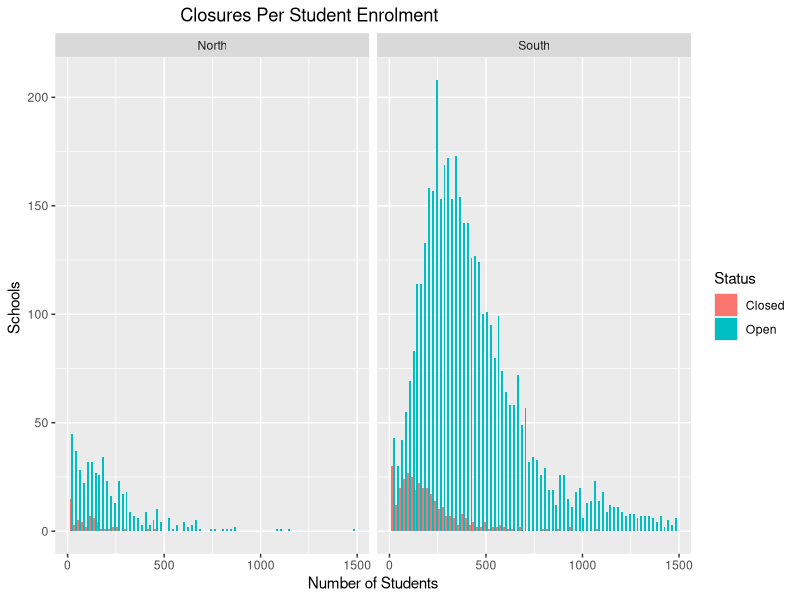
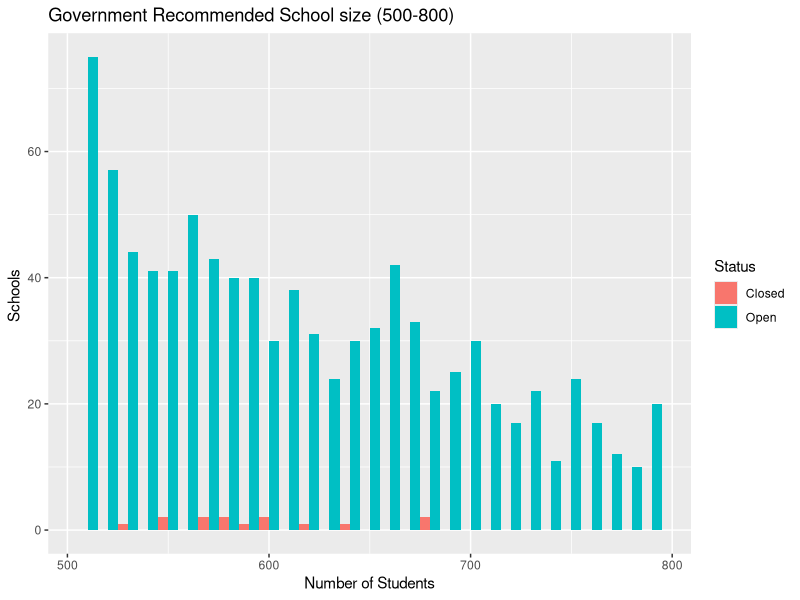
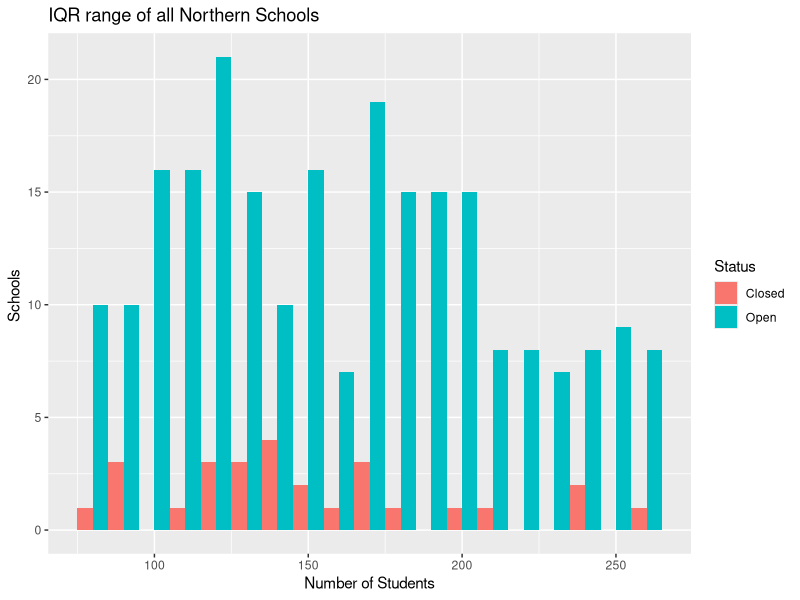

The R script that drew these images, in order:
## ---- chunk 1

###Load Packages

# install.packages("readxl")
# install.packages("kableExtra")
# installed.packages("openxl")
# install.packages("bibtex")
#installed.packages("caret")
library(openxlsx)
library(tidyverse)
library(readxl)
library(tidyr)
library(kableExtra)
library(caret)

"To-do list:

  Get Modeling Down
  Discussion / Results
  Abstract
  Editting and formatting
  Organize GitHub, use cowplot 
  Pray*
  
  Bonus: 
  Literature Review
  Case Study - Schools in the New with declincing enrollment
  T-Test 
  
  
  *Order subject to change"

## ---- chunk 2

mydf <- read_excel("SchoolData2.xlsx") # Loading Data 
## ---- chunk 3

sapply(mydf, function(x) sum(is.na(x))) #Checking for NAs, 1 in School Number & Status and 17 in Enrolment
mydf[is.na(mydf$Enrolment),] # lists NA values 
mydf[is.na(mydf$Status),] # Looks like Status and Enrolment share the same NAs
mydf[is.na(mydf$`School Number`),]

#checking what needs to be removed 

unique(mydf[c("School Level")]) # School level shouldn't be here 
unique(mydf[c("School Type")]) # School Type + Catholic/Roman Catholic + English
unique(mydf[c("School Language")]) # School Language + Public is listed 
unique(mydf[c("Status")]) # 1 NA column

## ---- chunk 4


mydf$Enrolment<-gsub("<","",as.character(mydf$Enrolment)) # Changes all <10 to 10
mydf$Enrolment <- as.numeric(mydf$Enrolment) 

which(grepl(726800, mydf$`School Number`)) #Find data frame row of school ID
mydf[629, 8] = 10 # É Élém C Laurier-Carrière - NA to 10 

which(grepl(689505, mydf$`School Number`)) 
mydf[683, 8] = 10 # É Bishop Belleau - French Language Unit - NA to 10 

which(grepl(733490, mydf$`School Number`)) 
mydf[3806, 8] = 10 # Msgr Fraser Orientation Centre - NA to 10 

which(grepl(557617, mydf$`School Number`)) 
mydf[4407, 8] = 10 # Metropolitan Toronto School for the - NA to 10 

which(grepl(924598, mydf$`School Number`)) 
mydf[3071, 8] = 10 # M W Moore SS - NA to 10 

which(grepl(201057, mydf$`School Number`)) 
mydf[978, 8] = 10 # Foleyet PS - NA to 10 

which(grepl(781185, mydf$`School Number`)) 
mydf[3114, 8] = 10 # St Casimir's Catholic S - NA to 10 

which(grepl(695602, mydf$`School Number`))  
mydf[93, 8] = 10 # St Joseph S - NA to 10 

which(grepl(311483, mydf$`School Number`)) 
mydf[2310, 8] = 10 # MPS French Language Unit - NA to 10 

which(grepl(852549, mydf$`School Number`)) 
mydf[3810, 8] = 10 # MPS 	Msgr Fraser College (OL Lourdes Campus) - NA to 10 

which(grepl(447212, mydf$`School Number`)) 
mydf[2978, 8] = 10 # Peel Alternative - West Elementary - NA to 10

which(grepl(86698, mydf$`School Number`)) 
mydf[4421, 8] = 10 # 	Jean Augustine Girls' Leadership Academy - NA to 10

which(grepl(924598, mydf$`School Number`)) 
mydf[3075, 8] = 10 # 	M W Moore SS - NA to 10

which(grepl(706078, mydf$`School Number`)) 
mydf[3817, 8] = 10 # 	Francis Libermann Catholic Elementary CS - NA to 10

which(grepl(26336, mydf$`School Number`)) 
mydf[3076, 8] = 10 # 	M W Moore PS - NA to 10

which(grepl(741782, mydf$`School Number`)) 
mydf[318, 8] = 10 # 	St. James Intermediate - NA to 10


## ---- chunk 5

### Transforming Data ###

n_occur <- data.frame(table(mydf$`School Number`)) #Data Frame with a list of id's and the number of times they occurred
n_occur[n_occur$Freq > 1,] #tells me which id's occurred more than once
mydf[mydf$`School Number` %in% n_occur$Var1[n_occur$Freq > 1],] #Returns the records with more than one occurrence.

which(grepl(733490, mydf$`School Number`)) #Looking for Duplicate Entry 
which(grepl(924598, mydf$`School Number`))
mydf <- mydf[-c(3806,3701),] #Removing Duplicate Entries

### Note, apparently, and frustratingly so, School Boards have reused School IDs ###


## ---- chunk 6

mydf[mydf$`School Type` %in% c("English"), ] # Checking which rows have English in them for School Type

mydf$'School Type' <-gsub("Roman Catholic","Catholic", as.character(mydf$`School Type`)) # shorten Roman Catholic

which(grepl(531073, mydf$`School Number`)) #Finding the Index number through School ID and then substituting 
mydf$`School Type`[155] <- 'Public'
mydf$`School Language`[155] <- 'English'

which(grepl(945587, mydf$`School Number`))
mydf$`School Type`[156] <- 'Public'
mydf$`School Language`[156] <- 'English'

which(grepl(741782, mydf$`School Number`))
mydf$`School Type`[318] <- 'Catholic'
mydf$`School Language`[318] <- 'English'

which(grepl(619396, mydf$`School Number`))
mydf$`School Type`[1405] <- 'Public'
mydf$`School Language`[1405] <- 'English'

which(grepl(911607, mydf$`School Number`))
mydf$`School Type`[1659] <- 'Public'
mydf$`School Language`[1659] <- 'English'

which(grepl(73130, mydf$`School Number`))
mydf$`School Type`[1837] <- 'Public'
mydf$`School Language`[1837] <- 'English'

which(grepl(117986, mydf$`School Number`))
mydf$`School Type`[1838] <- 'Public'
mydf$`School Language`[1838] <- 'English'

which(grepl(941883, mydf$`School Number`))
mydf$`School Type`[1839] <- 'Public'
mydf$`School Language`[1839] <- 'English'

which(grepl(903850, mydf$`School Number`))
mydf$`School Type`[1840] <- 'Public'
mydf$`School Language`[1840] <- 'English'

which(grepl(919977, mydf$`School Number`))
mydf$`School Type`[2250] <- 'Public'
mydf$`School Language`[2250] <- 'English'

which(grepl(279960, mydf$`School Number`))
mydf$`School Type`[2712] <- 'Public'
mydf$`School Language`[2712] <- 'English'

which(grepl(26336, mydf$`School Number`))
mydf$`School Type`[3076] <- 'Public'
mydf$`School Language`[3076] <- 'English'

which(grepl(846929, mydf$`School Number`))
mydf$`School Type`[3353] <- 'Catholic'
mydf$`School Language`[3353] <- 'English'

which(grepl(748504, mydf$`School Number`))
mydf$`School Type`[3816] <- 'Catholic'
mydf$`School Language`[3816] <- 'English'

which(grepl(894621, mydf$`School Number`))
mydf$`School Type`[4425] <- 'Public'
mydf$`School Language`[4425] <- 'English'

which(grepl(936286, mydf$`School Number`))
mydf$`School Type`[4584] <- 'Public'
mydf$`School Language`[4584] <- 'English'

which(grepl(28304, mydf$`School Number`))
mydf$`School Type`[5224] <- 'Public'
mydf$`School Language`[5224] <- 'English'
mydf$`School Type`[5242] <- 'Public'
mydf$`School Language`[5242] <- 'English'

## ---- chunk 7

mydf[mydf$`School Type` %in% c("Protestant"), ]

mydf[2983,]

which(grepl(439738, mydf$`School Number`))

mydf <- mydf[-c(2983),] # Deleting Protestant Separate

mydf <- mydf %>% drop_na() # Deleting row that is column headers 

mydf$`Board Name`<-gsub("Ottawa CDSB","Ottawa CSB",as.character(mydf$`Board Name`)) # Ottawa CSB was labelled wrong 



## ---- chunk 8

table1 <-        # Table of School Level, their Status, and count / % of them
  mydf %>%
  group_by(`School Level`,Status)%>%   #what I am grouping by 
  summarise(n = n()) %>%
  arrange(`School Level`, desc(n)) %>%  #changing the order appeared 
  mutate(prop = n/sum(n)) %>%
 rename("Total Schools" = n,
         "Proportion of Total Schools (%)" = "prop") # Creating Tables 

table1 %>%        # Making the Table better with Kable package
  knitr::kable(caption = "Table 1: Number of Open/Closed Schools (2020)", digits = 2) %>%
  kableExtra::kable_styling(bootstrap_options = "striped", full_width =  FALSE)
## ---- chunk 9

table2 <- 
  mydf %>%
  group_by(`School Level`,`School Type`,Region)%>%
  summarise(n = n()) %>%
  mutate(prop = n/sum(n)) %>%
 rename("Total Schools" = n,
         "Split of schools (%)" = "prop") # Creating Tables 

table2 %>% #Creating a chart to display the data for Property Type by Score/Count
  knitr::kable(caption = "Table 2: School Breakdown Per Region and Type", digits = 2) %>%
  kableExtra::kable_styling(bootstrap_options = "striped", full_width =  FALSE)


## ---- chunk 10

newEnrolment <- mydf %>%
filter(Enrolment < 1500)

newEnrolment %>% 
  mutate(students = Enrolment) %>%
ggplot(mapping = aes(x = Enrolment, fill = Status)) +
  labs(title = "                         Closures Per Student Enrolment ", 
       x = "Number of Students", 
       y = "Schools ") +
  geom_histogram(binwidth = 20, position = "dodge") +
facet_wrap(~Region)


## ---- chunk 11

### Distribution of Schools per Enrolment ###

northSchool <-
    mydf %>%
    filter(mydf$Region =="North")

southSchool <-
    mydf %>%
    filter(mydf$Region =="South")

quantile(northSchool$Enrolment, c(.25, .50, .75))
IQR(northSchool$Enrolment)

quantile(southSchool$Enrolment, c(.25, .50, .75))
IQR(southSchool$Enrolment)

quantile(mydf$Enrolment, c(.25, .50, .75))
IQR(mydf$Enrolment)

### research & Statistical Ranges 

idealEnrolment <- 
  mydf %>%
  filter(Enrolment > 500 & Enrolment < 800)

qualityEnrolment <- 
  mydf %>%
  filter(Enrolment < 500)

northRange <-
  northSchool %>%
  filter(Enrolment > 75 & Enrolment < 265)

idealEnrolment1 <- idealEnrolment %>% filter(idealEnrolment$Status =="Open")
idealEnrolment2 <- idealEnrolment %>% filter(idealEnrolment$Status =="Closed")

northRange1 <- northRange %>% filter(northRange$Status =="Open")
northRange2 <- northRange %>% filter(northRange$Status =="Closed")

## ---- chunk 12

### Graphs 2 ###

graph2 <- 
  idealEnrolment %>%
  ggplot(mapping = aes(x = Enrolment, fill = Status)) +
  labs(title = "Government Recommended School size (500-800) ", 
       x = "Number of Students", 
       y = "Schools ") +
  geom_histogram(binwidth = 10, position = "dodge")


### Graph 3

graph3 <- 
northRange %>%
ggplot(mapping = aes(x = Enrolment, fill = Status)) +
  labs(title = "IQR range of all Northern Schools ", 
       x = "Number of Students", 
       y = "Schools ") +
  geom_histogram(binwidth = 10, position = "dodge")

graph2
graph3
## ---- chunk 13

str(mydf)

mydf$`Board Name` <- as.factor(mydf$`Board Name`)
mydf$`School Level` <- as.factor(mydf$`School Level`)
mydf$`School Type` <- as.factor(mydf$`School Type`)
mydf$`School Language` <- as.factor(mydf$`School Language`)
mydf$`School Type` <- as.factor(mydf$`School Type`)
mydf$Enrolment <- as.numeric(mydf$Enrolment)
mydf$Status <- as.factor(mydf$Status)
mydf$Region <- as.factor(mydf$Region)

## ---- chunk 14

### Create Sample of Open Schools Without Replacement ###

schoolClosed <- mydf %>% filter(`Status` == 'Closed') # Select rows that are closed 
schoolOpened <- mydf %>% filter(`Status` == 'Open') # Select rows that are Open

set.seed(1)
openSample <- sample(1:nrow(schoolOpened), 399) #Random Sample Without Replacement from schools that are open
openDfSample <- schoolOpened[openSample, ]

sampleSize <- rbind(schoolClosed, openDfSample) #merge the two data frames together 

sampleSize %>% count(Status)
## ---- chunk 15
### LogisticRegression ###

logRegression <- glm(Status ~ Enrolment, data = sampleSize, family = binomial)
summary(logRegression)

logRegression2 <- glm(Status ~ Region, data = sampleSize, family = binomial)
summary(logRegression2)

logRegression3 <- glm(Status ~ Enrolment + Region, data =sampleSize, family = binomial)
summary(logRegression3)

logRegression4 <- glm(Status ~ `Board Name`, data =sampleSize, family = binomial)
summary(logRegression4)

logRegression5 <- glm(Status ~ `Board Name` + Region, data =sampleSize, family = binomial)
summary(logRegression5)

logRegression6 <- glm(Status ~ Enrolment + `Board Name`, data =sampleSize, family = binomial)
summary(logRegression6)

logRegression7 <- glm(Status ~ Region + Enrolment + `Board Name` + `School Level` + `School Language` + `School Type`, data =sampleSize, family = binomial)
summary(logRegression7)
## ---- chunk 16
inTrain <- createDataPartition(y = sampleSize$Status, p = .60, list = FALSE)
training <- sampleSize[inTrain,]
testing <- sampleSize[-inTrain,]

dim(training)
dim(testing)

closedProb <- predict(logRegression2, testing, type ="response")
closedPred <- rep("Closed", dim(training)[1])
closedPred[closedProb > .5] = "Open"
table(closedPred, training$Status)

levels(mydf$Status)

mean(closedPred == training$Status)
## ---- chunk 17

predict(logRegression2, newdata=data.frame(Enrolment=c(525),Region=c("South")), type="response")

## ---- chunk 18
